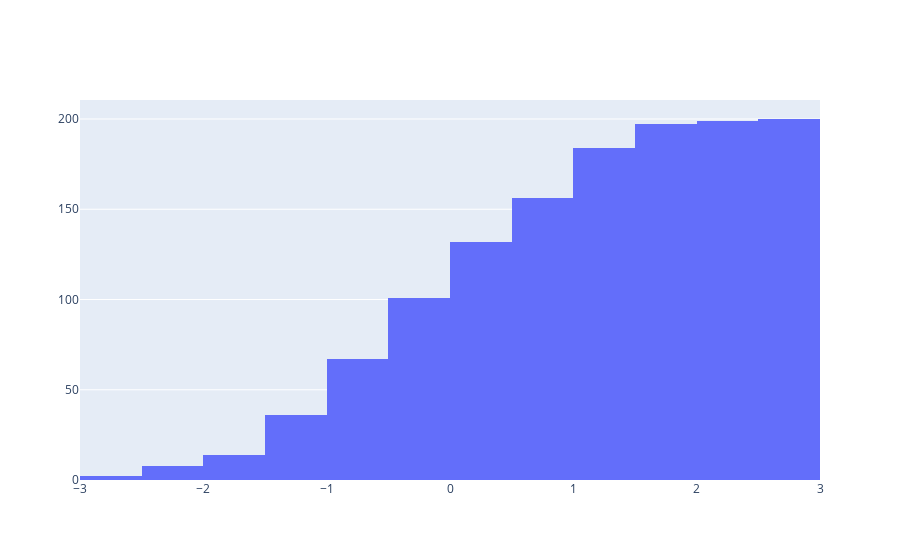

The notebook cell saved with this chart:
### Code cell
data = [hist]

offline.iplot(data)

### Figure 1 — Plotly figure (JSON) as saved in the notebook; plotly's stock layout.template omitted (floating-point values rounded to 4 significant figures; data arrays with more than 128 entries replaced by an {"elided": "..."} marker saying what was removed)
{"data": [{"cumulative": {"enabled": true}, "type": "histogram", "x": {"elided": "200 float values"}}], "layout": {}}
